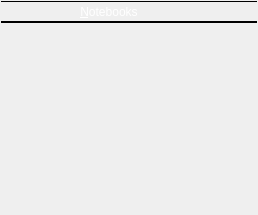
       <widget class="QWidget" name="notebooksWidget" native="true">
        <property name="styleSheet">
         <string notr="true">QWidget#notebooksWidget {
border: none;
border-left: 1px solid black;
border-right: 1px solid black;
}</string>
        </property>
        <layout class="QVBoxLayout" name="notebooksVerticalLayout">
         <property name="spacing">
          <number>0</number>
         </property>
         <property name="leftMargin">
          <number>1</number>
         </property>
         <property name="topMargin">
          <number>0</number>
         </property>
         <property name="rightMargin">
          <number>1</number>
         </property>
         <property name="bottomMargin">
          <number>1</number>
         </property>
         <item>
          <widget class="QFrame" name="notebooksHeaderPanel">
           <property name="minimumSize">
            <size>
             <width>0</width>
             <height>22</height>
            </size>
           </property>
           <property name="maximumSize">
            <size>
             <width>16777215</width>
             <height>22</height>
            </size>
           </property>
           <property name="styleSheet">
            <string notr="true">QWidget {
border: none;
border-top: 1px solid black;
border-bottom: 1px solid black;
background-color: qlineargradient(x1: 0, y1: 0, x2: 0, y2: 1,
stop: 0 #a6a6a6, stop: 0.08 #7f7f7f,
stop: 0.39999 #717171, stop: 0.4 #626262,
stop: 0.9 #4c4c4c, stop: 1 #333333);
color: rgb(255, 255, 255);
margin: 0px;
}

.QFrame {
margin-top: 1px;
}

QPushButton {
border: none;
padding: 0px;
}

QPushButton:focus {
outline: none;
}

QPushButton:hover:!pressed {
background-color: qlineargradient(x1: 0, y1: 0, x2: 0, y2: 1,
stop: 0 #bcbcbc, stop: 0.08 #9f9f9f,
stop: 0.39999 #949494, stop: 0.4 #898989,
stop: 0.9 #787878, stop: 1 #666666);
}

QPushButton:pressed {
background-color: qlineargradient(x1: 0, y1: 0, x2: 0, y2: 1,
stop: 0 #535353, stop: 0.08 #3f3f3f,
stop: 0.39999 #393939, stop: 0.4 #313131,
stop: 0.9 #262626, stop: 1 #1a1a1a);
}

QPushButton#notebooksPanelIconPseudoPushButton:hover {
background-color: qlineargradient(x1: 0, y1: 0, x2: 0, y2: 1,
stop: 0 #a6a6a6, stop: 0.08 #7f7f7f,
stop: 0.39999 #717171, stop: 0.4 #626262,
stop: 0.9 #4c4c4c, stop: 1 #333333);
}

QPushButton#notebooksPanelIconPseudoPushButton:pressed {
background-color: qlineargradient(x1: 0, y1: 0, x2: 0, y2: 1,
stop: 0 #a6a6a6, stop: 0.08 #7f7f7f,
stop: 0.39999 #717171, stop: 0.4 #626262,
stop: 0.9 #4c4c4c, stop: 1 #333333);
}

QLabel {
border: none;
}</string>
           </property>
           <property name="lineWidth">
            <number>0</number>
           </property>
           <layout class="QHBoxLayout" name="notebooksHeaderVerticalLayout">
            <property name="spacing">
             <number>0</number>
            </property>
            <property name="leftMargin">
             <number>0</number>
            </property>
            <property name="topMargin">
             <number>0</number>
            </property>
            <property name="rightMargin">
             <number>0</number>
            </property>
            <property name="bottomMargin">
             <number>0</number>
            </property>
            <item>
             <widget class="QPushButton" name="notebooksPanelIconPseudoPushButton">
              <property name="sizePolicy">
               <sizepolicy hsizetype="Preferred" vsizetype="Preferred">
                <horstretch>0</horstretch>
                <verstretch>0</verstretch>
               </sizepolicy>
              </property>
              <property name="minimumSize">
               <size>
                <width>20</width>
                <height>20</height>
               </size>
              </property>
              <property name="maximumSize">
               <size>
                <width>20</width>
                <height>20</height>
               </size>
              </property>
              <property name="styleSheet">
               <string notr="true"/>
              </property>
              <property name="icon">
               <iconset resource="../resource/icons/other/icons.qrc">
                <normaloff>:/notebook/book.png</normaloff>:/notebook/book.png</iconset>
              </property>
              <property name="iconSize">
               <size>
                <width>16</width>
                <height>16</height>
               </size>
              </property>
              <property name="flat">
               <bool>true</bool>
              </property>
             </widget>
            </item>
            <item>
             <widget class="QLabel" name="notebooksLabel">
              <property name="sizePolicy">
               <sizepolicy hsizetype="Minimum" vsizetype="Fixed">
                <horstretch>0</horstretch>
                <verstretch>0</verstretch>
               </sizepolicy>
              </property>
              <property name="minimumSize">
               <size>
                <width>90</width>
                <height>20</height>
               </size>
              </property>
              <property name="text">
               <string>&amp;Notebooks</string>
              </property>
              <property name="alignment">
               <set>Qt::AlignCenter</set>
              </property>
              <property name="buddy">
               <cstring>notebooksTreeView</cstring>
              </property>
             </widget>
            </item>
            <item>
             <widget class="QPushButton" name="addNotebookButton">
              <property name="sizePolicy">
               <sizepolicy hsizetype="Fixed" vsizetype="Fixed">
                <horstretch>0</horstretch>
                <verstretch>0</verstretch>
               </sizepolicy>
              </property>
              <property name="minimumSize">
               <size>
                <width>20</width>
                <height>20</height>
               </size>
              </property>
              <property name="maximumSize">
               <size>
                <width>20</width>
                <height>20</height>
               </size>
              </property>
              <property name="icon">
               <iconset theme="document-new">
                <normaloff>.</normaloff>.</iconset>
              </property>
              <property name="iconSize">
               <size>
                <width>16</width>
                <height>16</height>
               </size>
              </property>
              <property name="flat">
               <bool>true</bool>
              </property>
             </widget>
            </item>
            <item>
             <widget class="QPushButton" name="removeNotebookButton">
              <property name="sizePolicy">
               <sizepolicy hsizetype="Fixed" vsizetype="Fixed">
                <horstretch>0</horstretch>
                <verstretch>0</verstretch>
               </sizepolicy>
              </property>
              <property name="minimumSize">
               <size>
                <width>20</width>
                <height>20</height>
               </size>
              </property>
              <property name="maximumSize">
               <size>
                <width>20</width>
                <height>20</height>
               </size>
              </property>
              <property name="mouseTracking">
               <bool>true</bool>
              </property>
              <property name="styleSheet">
               <string notr="true"/>
              </property>
              <property name="icon">
               <iconset theme="edit-delete">
                <normaloff>.</normaloff>.</iconset>
              </property>
              <property name="iconSize">
               <size>
                <width>16</width>
                <height>16</height>
               </size>
              </property>
              <property name="flat">
               <bool>true</bool>
              </property>
             </widget>
            </item>
            <item>
             <widget class="QPushButton" name="notebookInfoButton">
              <property name="sizePolicy">
               <sizepolicy hsizetype="Fixed" vsizetype="Fixed">
                <horstretch>0</horstretch>
                <verstretch>0</verstretch>
               </sizepolicy>
              </property>
              <property name="minimumSize">
               <size>
                <width>20</width>
                <height>20</height>
               </size>
              </property>
              <property name="maximumSize">
               <size>
                <width>20</width>
                <height>20</height>
               </size>
              </property>
              <property name="icon">
               <iconset theme="dialog-information">
                <normaloff>.</normaloff>.</iconset>
              </property>
              <property name="iconSize">
               <size>
                <width>16</width>
                <height>16</height>
               </size>
              </property>
              <property name="flat">
               <bool>true</bool>
              </property>
             </widget>
            </item>
           </layout>
          </widget>
         </item>
         <item>
          <widget class="TreeView" name="notebooksTreeView">
           <property name="minimumSize">
            <size>
             <width>0</width>
             <height>30</height>
            </size>
           </property>
           <property name="styleSheet">
            <string notr="true">QTreeView#notebooksTreeView {
border: none;
border-top: 1px solid black;
background-color: transparent;
}</string>
           </property>
          </widget>
         </item>
        </layout>
       </widget>
